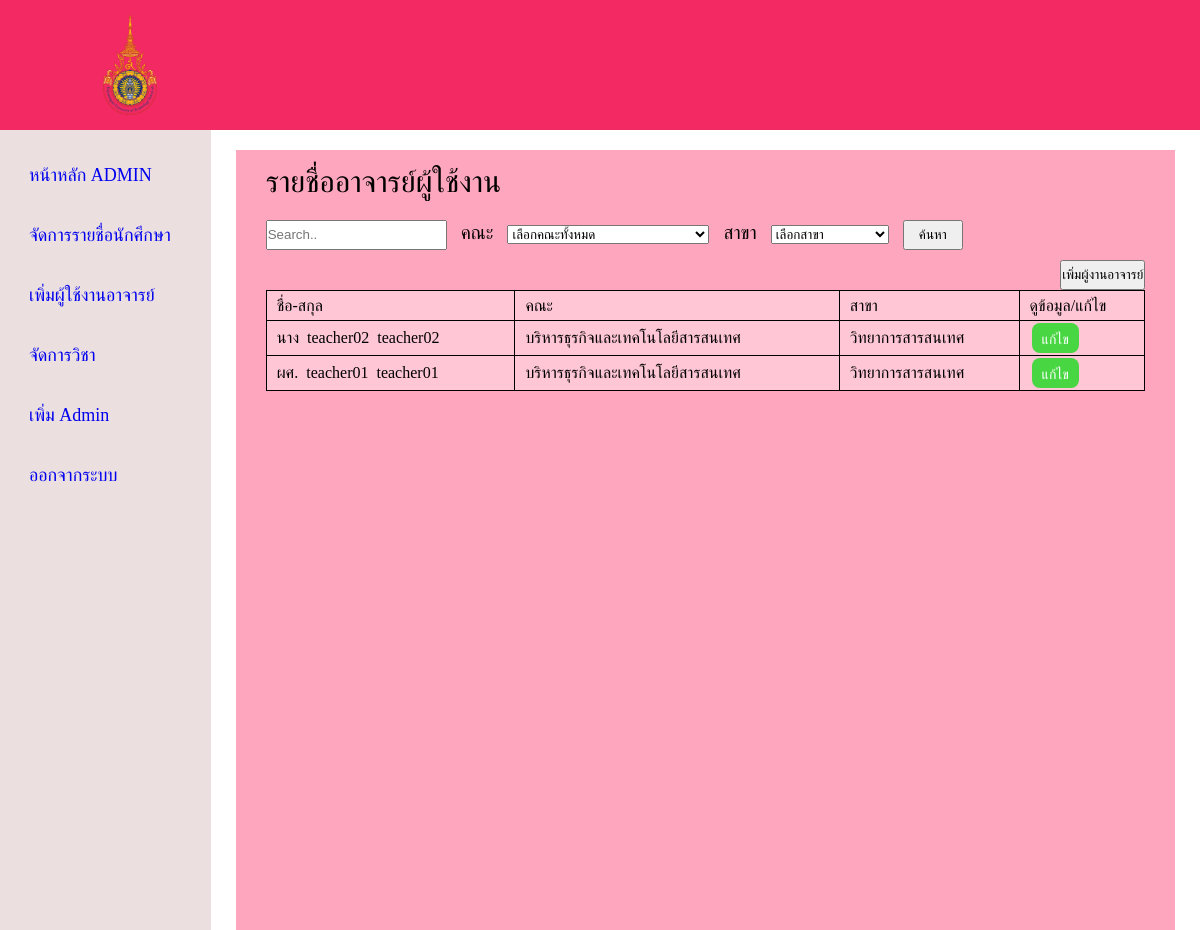
Page /admin/add-user-teacher.php (signed in) on the earlier database version.
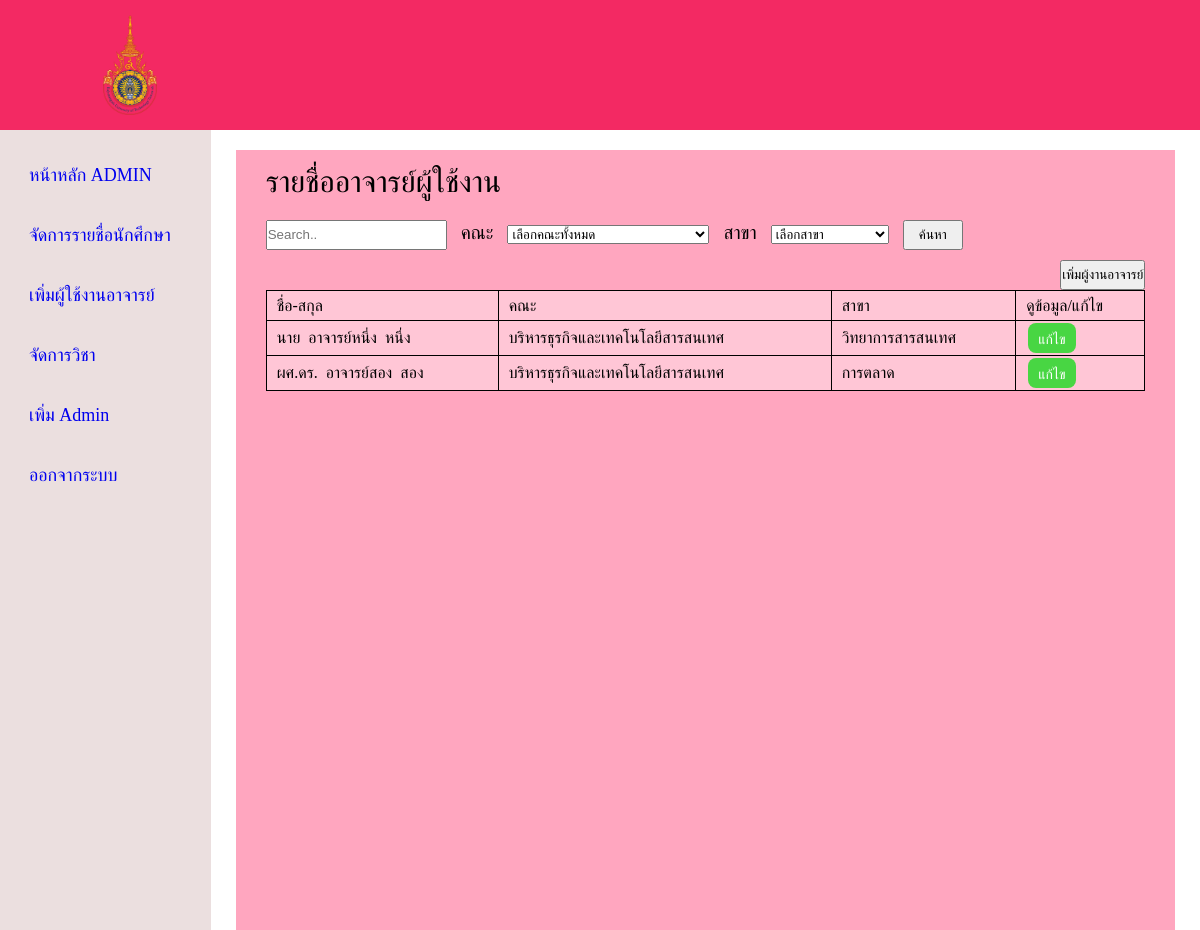
Same page on the later database version.
### tables this page shows
CREATE TABLE `teacher` (
  `Teacher_id` int(11) NOT NULL,
  `User_id` int(11) NOT NULL,
  `Prefix` text NOT NULL,
  `Fname` varchar(100) NOT NULL,
  `Lname` varchar(100) NOT NULL,
  `Faculty` enum('บริหารธุรกิจและเทคโนโลยีสารสนเทศ','ศิลปะศาสตร์') NOT NULL,
  `Major` enum('วิทยาการสารสนเทศ','การตลาด','บัญชี') NOT NULL
);

### admin/add-user-teacher.php (the view, shortened to what this page needs)
<?php
require '../connect.php';
if (isset($_POST['btn-search'])){
    $name = $_POST['searchT'];
    $faculty = $_POST['select-faculty'];
    $major = $_POST['select-major'];
    $sql = "SELECT * FROM teacher WHERE Faculty LIKE '%$faculty%' AND Major LIKE '%$major%' AND Fname LIKE '%$name%'";
}
else if(isset($_POST['btn-search'])){
    $name = $_POST['search-name'];
    $sql = "SELECT * FROM teacher WHERE Fname LIKE '%$name%' order by Fname ASC";
}
else{
    $sql = "SELECT * FROM teacher";
}
$result = $connect->query($sql);
?>
<!DOCTYPE html>
<html lang="en">
<head>
    <link rel='stylesheet' type='text/css' media='screen' href='styleadmin.css'>
</head>
<body>
<header class="header">
        <img src="../picture/มหาวิทยาลัยเทคโนโลยีราชมงคลตะวันออก.png" class="logo">
        </header>
        <div class="container">
            <nav class="sidebar">
                <div class="menu-bar">
                    <div class="menu">
                        <ul class="menu-links">
                            <li class="link">
                                <a href ="admin_home.php">
                                    <span class="text nav-text">หน้าหลัก ADMIN</span>
                                </a>
                            </li>
                            <li class="link">
                                <a href ="admin_manageStd.php">
                                    <span class="text nav-text">จัดการรายชื่อนักศึกษา</span>
                                </a>
                            </li>
                            <li class="link">
                                <a href ="add-user-teacher.php">
                                    <span class="text nav-text">เพิ่มผู้ใช้งานอาจารย์</span>
                                </a>
                            </li>
                            <li class="link">
                                <a href ="Admin_manageSub.php">
                                    <span class="text nav-text">จัดการวิชา</span>
                                </a>
                            </li>
                            <li class="link">
                                <a href ="add-admin.php">
                                    <span class="text nav-text">เพิ่ม Admin</span>
                                </a>
                            </li>
                            <li class="link">
                                <a href ="logout.php">
                                    <span class="text nav-text">ออกจากระบบ</span>
                                </a>
                            </li>
                        </ul>
                    </div>
                </div>
            </nav>
            <section class="home">
                <div class= "container-box">
                <span>รายชื่ออาจารย์ผู้ใช้งาน</span>
                    <div class ="search-name">
                        <form action ="add-user-teacher.php" class = "" method = "POST">
                            <input type="text" placeholder = "Search.." name="searchT">
                            <span>คณะ</span>
                            <select name = "select-faculty" name= "select-faculty">
                            <option value="">เลือกคณะทั้งหมด</option>
                        </select>
                        <span>สาขา</span>
                        <select name = "select-major" name= "select-major">
                            <option value="">เลือกสาขา</option>
                        </select>
                        <input type="submit" value="ค้นหา" name="btn-search" class="btn-search">
                        </form>
                    </div>
                    <div class="box-add-teacher">
                        <button id="box-add-teacher">เพิ่มผู้งานอาจารย์</button>
                    </div>
                <form action= "add-user-teacher.php" class ="display-user-teacher" method = "POST">
                    <table>
                        <tr>
                            <td>ชื่อ-สกุล</td>
                            <td>คณะ</td>
                            <td>สาขา</td>
                            <td>ดูข้อมูล/แก้ไข</td>
                        </tr>
                    <?php while($row = $result->fetch_assoc()): ?>
                        <tr>
                            <td><?php echo $row['Prefix'];echo "&nbsp&nbsp" ; echo $row['Fname']; echo "&nbsp&nbsp" ; echo $row['Lname'];?></td>
                            <td><?php echo $row['Faculty'];?></td>
                            <td><?php echo $row['Major'];?></td>
                            <td><a href = 'edit-teacher.php?GetID=<?php echo $row['Teacher_id'] ?>' class = "btn-edit-teacher">แก้ไข</a></td>
                        </tr>
                        <?php endwhile ?>
                    </table>
                </form>
            </section>
        </div>
</body>
</html>

Differences in the rows shown:
removed teacher: Prefix "นาง", Fname "teacher02", Lname "teacher02", Faculty "บริหารธุรกิจและเทคโนโลยีสารสนเทศ", Major "วิทยาการสารสนเทศ"
removed teacher: Prefix "ผศ.", Fname "teacher01", Lname "teacher01", Faculty "บริหารธุรกิจและเทคโนโลยีสารสนเทศ", Major "วิทยาการสารสนเทศ"
added teacher: Prefix "นาย", Fname "อาจารย์หนึ่ง", Lname "หนึ่ง", Faculty "บริหารธุรกิจและเทคโนโลยีสารสนเทศ", Major "วิทยาการสารสนเทศ"
added teacher: Prefix "ผศ.ดร.", Fname "อาจารย์สอง", Lname "สอง", Faculty "บริหารธุรกิจและเทคโนโลยีสารสนเทศ", Major "การตลาด"
